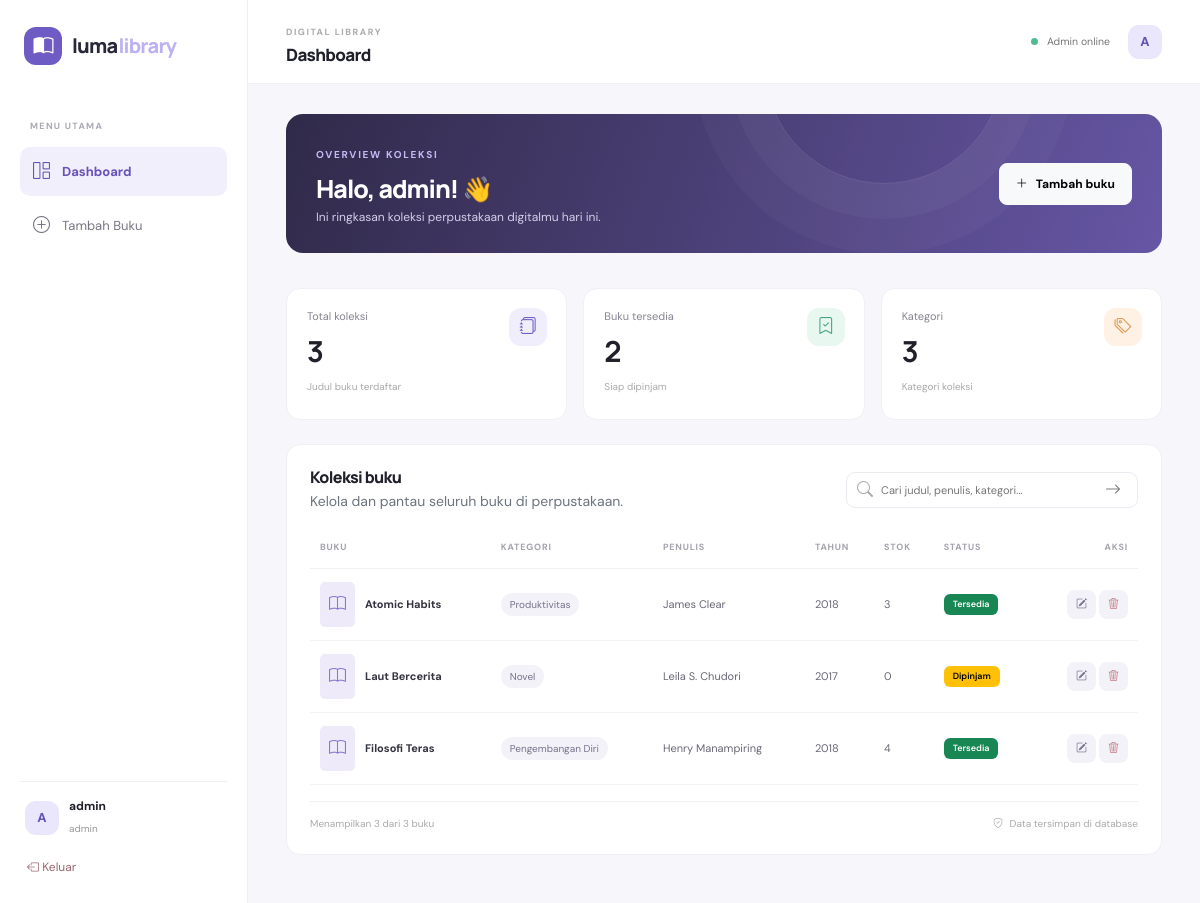
/dashboard.php (signed in), run on the app's committed database.
### tables this page shows
CREATE TABLE IF NOT EXISTS buku (
    id INT AUTO_INCREMENT PRIMARY KEY,
    judul VARCHAR(180) NOT NULL,
    kategori VARCHAR(80) NOT NULL,
    penulis VARCHAR(120) NOT NULL,
    tahun SMALLINT UNSIGNED NOT NULL,
    stok INT UNSIGNED NOT NULL DEFAULT 0,
    sampul VARCHAR(255) NULL,
    created_at TIMESTAMP DEFAULT CURRENT_TIMESTAMP
);

### config/auth.php (called while the page is built, shortened)
<?php
function e($value): string {
    return htmlspecialchars((string)$value, ENT_QUOTES, 'UTF-8');
}
function status_buku(int $stok): array {
    if ($stok > 0) return ['Tersedia', 'success'];
    return ['Dipinjam', 'warning'];
}

### dashboard.php (the view, shortened to what this page needs)
<?php
require_once __DIR__ . '/config/auth.php'; wajib_admin(); require_once __DIR__ . '/config/layout.php';
$q = trim($_GET['q'] ?? '');
$sql = "SELECT * FROM buku WHERE judul LIKE ? OR penulis LIKE ? OR kategori LIKE ? ORDER BY id DESC";
$stmt = $pdo->prepare($sql); $term = "%$q%"; $stmt->execute([$term,$term,$term]); $buku = $stmt->fetchAll();
$total = (int)$pdo->query("SELECT COUNT(*) FROM buku")->fetchColumn();
$tersedia = (int)$pdo->query("SELECT COUNT(*) FROM buku WHERE stok > 0")->fetchColumn();
$kategori = (int)$pdo->query("SELECT COUNT(DISTINCT kategori) FROM buku")->fetchColumn();
header_html('Dashboard');
?>
<div class="welcome-card"><div><span class="eyebrow">OVERVIEW KOLEKSI</span><h2>Halo, <?= e($_SESSION['username']) ?>! 👋</h2><p>Ini ringkasan koleksi perpustakaan digitalmu hari ini.</p></div><a href="tambah_buku.php" class="btn btn-light rounded-3"><i class="bi bi-plus-lg me-2"></i>Tambah buku</a></div>
<div class="row g-3 stats-row">
<div class="col-md-4"><div class="stat-card"><div class="stat-icon purple"><i class="bi bi-journals"></i></div><span>Total koleksi</span><strong><?= $total ?></strong><small>Judul buku terdaftar</small></div></div>
<div class="col-md-4"><div class="stat-card"><div class="stat-icon green"><i class="bi bi-bookmark-check"></i></div><span>Buku tersedia</span><strong><?= $tersedia ?></strong><small>Siap dipinjam</small></div></div>
<div class="col-md-4"><div class="stat-card"><div class="stat-icon orange"><i class="bi bi-tags"></i></div><span>Kategori</span><strong><?= $kategori ?></strong><small>Kategori koleksi</small></div></div>
</div>
<section class="content-card mt-4">
<div class="d-flex flex-wrap justify-content-between align-items-center gap-3 mb-3"><div><h5 class="mb-1">Koleksi buku</h5><p class="text-secondary small mb-0">Kelola dan pantau seluruh buku di perpustakaan.</p></div>
<form class="search-box" method="GET"><i class="bi bi-search"></i><input name="q" value="<?= e($q) ?>" placeholder="Cari judul, penulis, kategori..."><button aria-label="Cari"><i class="bi bi-arrow-right"></i></button></form></div>
<div class="table-responsive"><table class="table align-middle library-table"><thead><tr><th>BUKU</th><th>KATEGORI</th><th>PENULIS</th><th>TAHUN</th><th>STOK</th><th>STATUS</th><th class="text-end">AKSI</th></tr></thead><tbody>
<?php foreach ($buku as $b): [$label,$warna] = status_buku((int)$b['stok']); ?>
<tr><td><div class="book-cell"><?php if ($b['sampul']): ?><img src="uploads/<?= e($b['sampul']) ?>" alt="Sampul"><?php else: ?><div class="cover-placeholder"><i class="bi bi-book"></i></div><?php endif; ?><b><?= e($b['judul']) ?></b></div></td><td><span class="category-pill"><?= e($b['kategori']) ?></span></td><td><?= e($b['penulis']) ?></td><td><?= e($b['tahun']) ?></td><td><?= (int)$b['stok'] ?></td><td><span class="badge text-bg-<?= $warna ?> status-pill"><?= $label ?></span></td><td class="text-end"><a class="action-btn" href="edit_buku.php?id=<?= (int)$b['id'] ?>" title="Edit"><i class="bi bi-pencil-square"></i></a><form class="d-inline" method="POST" action="hapus_buku.php" onsubmit="return confirm('Yakin ingin menghapus buku ini?')"><input type="hidden" name="csrf" value="<?= e(csrf_token()) ?>"><input type="hidden" name="id" value="<?= (int)$b['id'] ?>"><button class="action-btn danger" title="Hapus"><i class="bi bi-trash3"></i></button></form></td></tr>
<?php endforeach; ?></tbody></table></div>
<div class="table-foot"><span>Menampilkan <?= count($buku) ?> dari <?= $total ?> buku</span><span><i class="bi bi-shield-check me-1"></i> Data tersimpan di database</span></div>
</section>
<?php footer_html(); ?>

### config/layout.php (shortened to what this page needs)
<?php
function header_html(string $title): void { ?>
<!doctype html><html lang="id"><head><meta charset="utf-8"><meta name="viewport" content="width=device-width, initial-scale=1">
<link href="https://cdn.jsdelivr.net/npm/bootstrap@5.3.3/dist/css/bootstrap.min.css" rel="stylesheet">
<link href="https://cdn.jsdelivr.net/npm/bootstrap-icons@1.11.3/font/bootstrap-icons.min.css" rel="stylesheet">
<link href="assets/css/style.css" rel="stylesheet"></head><body class="app-page">
<aside class="sidebar">
  <a class="brand" href="dashboard.php"><span class="brand-icon"><i class="bi bi-book-half"></i></span> luma<span>library</span></a>
  <div class="side-label">MENU UTAMA</div>
  <a class="side-link <?= basename($_SERVER['PHP_SELF'])==='dashboard.php'?'active':'' ?>" href="dashboard.php"><i class="bi bi-grid-1x2"></i> Dashboard</a>
  <a class="side-link <?= in_array(basename($_SERVER['PHP_SELF']),['tambah_buku.php','edit_buku.php'])?'active':'' ?>" href="tambah_buku.php"><i class="bi bi-plus-circle"></i> Tambah Buku</a>
  <div class="sidebar-bottom"><div class="user-mini"><div class="avatar"><?= strtoupper(substr($_SESSION['username'],0,1)) ?></div><div><b><?= e($_SESSION['username']) ?></b><small><?= e($_SESSION['role'] ?? 'admin') ?></small></div></div><a href="logout.php" class="logout-link"><i class="bi bi-box-arrow-left"></i> Keluar</a></div>
</aside>
<main class="main-content"><header class="topbar"><div><span class="eyebrow">DIGITAL LIBRARY</span><h5><?= e($title) ?></h5></div><div class="topbar-right"><span class="status-dot"></span><small>Admin online</small><div class="avatar"><?= strtoupper(substr($_SESSION['username'],0,1)) ?></div></div></header>
<div class="page-inner">
<?php }
function footer_html(): void { ?>
</div></main><script src="https://cdn.jsdelivr.net/npm/bootstrap@5.3.3/dist/js/bootstrap.bundle.min.js"></script></body></html>
<?php }

### data on the page
buku: judul "Atomic Habits", kategori "Produktivitas", penulis "James Clear", tahun "2018", stok "3", label "Tersedia"
buku: judul "Laut Bercerita", kategori "Novel", penulis "Leila S. Chudori", tahun "2017", stok "0", label "Dipinjam"
buku: judul "Filosofi Teras", kategori "Pengembangan Diri", penulis "Henry Manampiring", tahun "2018", stok "4", label "Tersedia"

### other printed values
substr($_SESSION['username'],0,1) "A"
$_SESSION['username'] "admin"
$_SESSION['role'] "admin"
$title "Dashboard"
$total "3"
$tersedia "2"
$kategori "3"
count($buku) "3"
